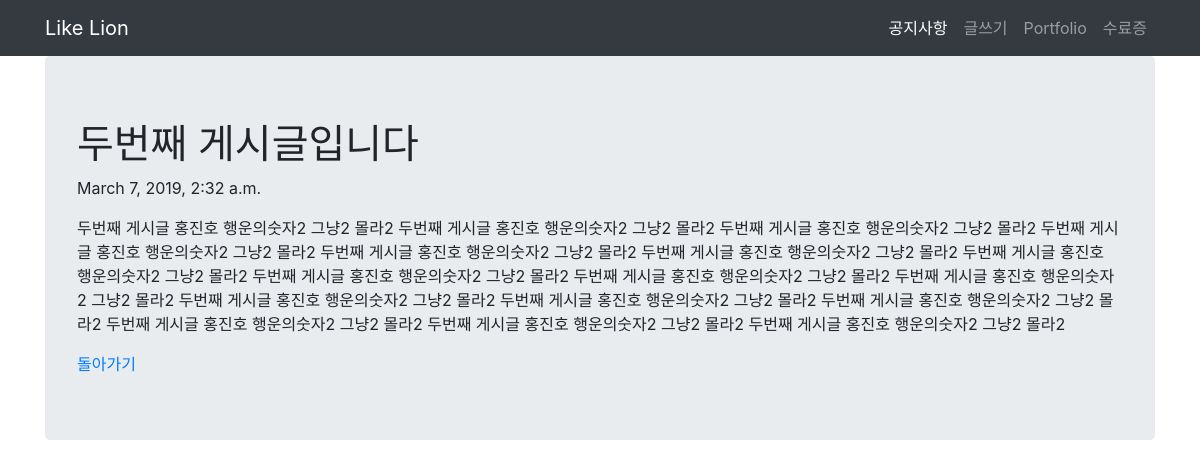
The app's page /blog/2/ with its own data.
### blog/models.py (models this page shows, shortened)
class Blog(models.Model):
    title = models.CharField(max_length=200)
    pub_date = models.DateTimeField('date published')
    body = models.TextField()

### blog/views.py (the view)
# urls.py: path('blog/<int:blog_id>/', blog.views.detail, name='detail'),
def detail(request, blog_id):
    blog_detail = get_object_or_404(Blog, pk=blog_id)
    return render(request, 'blog/detail.html', {'blog':blog_detail})

### blog/templates/blog/detail.html
{% extends 'base.html' %}
    {% block content %}
    <div class="container jumbotron">
        <h1>{{ blog.title }}</h1>
        <p>{{ blog.pub_date }}</p>
        <p>{{ blog.body }}</p>
        <a href="{% url 'home' %}">돌아가기</a>
    </div>
{% endblock %}

### secondproject/templates/base.html (style rules this page uses)
a { text-decoration: none; }

### records on screen
Blog: title "두번째 게시글입니다", pub_date "March 7, 2019, 2:32 a.m.", body "두번째 게시글 홍진호 행운의숫자2 그냥2 몰라2 두번째 게시글 홍진호 행운의숫자2 그냥2 몰라2 두번째 게시글 홍진호 행운의숫자2 그냥2 몰라2 두번째 게시글 홍진호 행운의숫자2 그냥2 몰라2 두번째 게시글 홍진호 행운의숫자2 그냥2 몰라2 두번째 게시글 홍진호 행운의숫자2 그냥2 몰라2 두번째 게시글 홍진호 행운의숫자2 그냥2 몰라2 두번째 게시글 홍진호 행운의숫자2 그냥2 몰라2 두번째 게시글 홍진호 행운의숫자2 그냥2 몰라2 두번째 게시글 홍진호 행운의숫자2 그냥2 몰라2 두번째 게시글 홍진호 행운의숫자2 그냥2 몰라2 두번째 게시글 홍진호 행운의숫자2 그냥2 몰라2 두번째 게시글 홍진호 행운의숫자2 그냥2 몰라2 두번째 게시글 홍진호 행운의숫자2 그냥2 몰라2 두번째 게시글 홍진호 행운의숫자2 그냥2 몰라2 두번째 게시글 홍진호 행운의숫자2 그냥2 몰라2"
